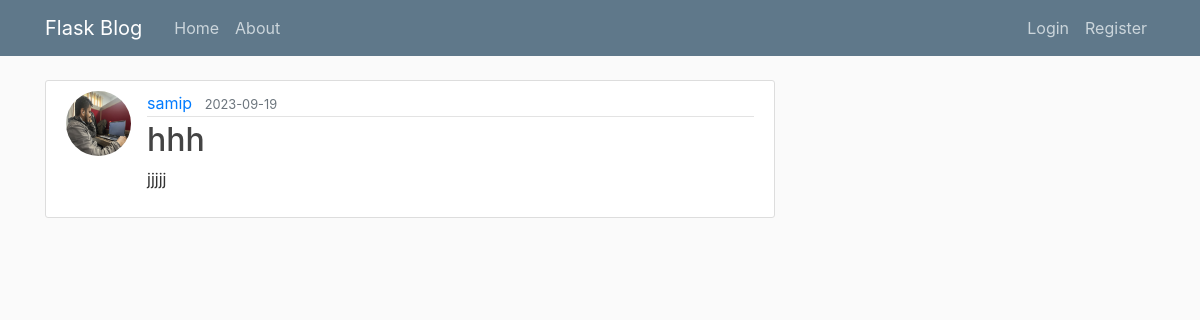
Screenshot of /post/3 with the database file from the repository.
### flaskblog/models.py (models this page shows, shortened)
class User(db.Model, UserMixin):
    id = db.Column(db.Integer, primary_key=True)
    username = db.Column(db.String(20), unique=True, nullable=False)
    email = db.Column(db.String(120), unique=True, nullable=False)
    image_file = db.Column(db.String(20), nullable=False,
                           default='default.jpg')
    password = db.Column(db.String(60), nullable=False)
    posts = db.relationship('Post', backref='author', lazy=True)
    is_admin = db.Column(db.Boolean, default=False)
    category_permission = db.relationship(
        'CategoryPermission', backref='user', lazy=True)

class Post(db.Model):
    id = db.Column(db.Integer, primary_key=True)
    title = db.Column(db.String(100), nullable=False)
    date_posted = db.Column(db.DateTime, nullable=False,
                            default=datetime.utcnow)
    content = db.Column(db.Text, nullable=False)
    is_published = db.Column(db.Boolean, default=False)
    user_id = db.Column(db.Integer, db.ForeignKey('user.id'), nullable=False)
    category_id = db.Column(db.Integer, db.ForeignKey(
        'category.id'), nullable=False)
    category = db.relationship('Category',backref='post')
    user = db.relationship('User',backref='post')
    image = db.relationship('Image', backref='post', lazy=True)

### flaskblog/routes.py (the view)
@app.route("/post/<int:post_id>")
def post(post_id):
    post = Post.query.get_or_404(post_id)
    return render_template('post.html', title=post.title, post=post)

### flaskblog/templates/post.html (shortened to what this page needs)
{% extends "layout.html" %}
{% block content %}
  <article class="media content-section">
    <img class="rounded-circle article-img" src="{{ url_for('static', filename='profile_pics/' + post.author.image_file) }}">
    <div class="media-body">
      <div class="article-metadata">
        <a class="mr-2" href="#">{{ post.author.username }}</a>
        <small class="text-muted">{{ post.date_posted.strftime('%Y-%m-%d') }}</small>
      </div>
      <h2 class="article-title">{{ post.title }}</h2>
      <p class="article-content">{{ post.content|safe }}</p>
    </div>
  </article>
{% endblock content %}

### flaskblog/static/main.css (style rules this page uses)
body { background: #fafafa; color: #333333; margin-top: 5rem; }
h1, h2, h3, h4, h5, h6 { color: #444444; }
.content-section { background: #ffffff; padding: 10px 20px; border: 1px solid #dddddd; border-radius: 3px; margin-bottom: 20px; }
.article-title { color: #444444; }
.article-content { white-space: pre-line; }
.article-img { height: 65px; width: 65px; margin-right: 16px; }
.article-metadata { padding-bottom: 1px; margin-bottom: 4px; border-bottom: 1px solid #e3e3e3 }

### rows the page displays
User: image_file (placeholder picture), author.username "samip"
Post: date_posted "2023-09-19", title "hhh", content "jjjjj"
